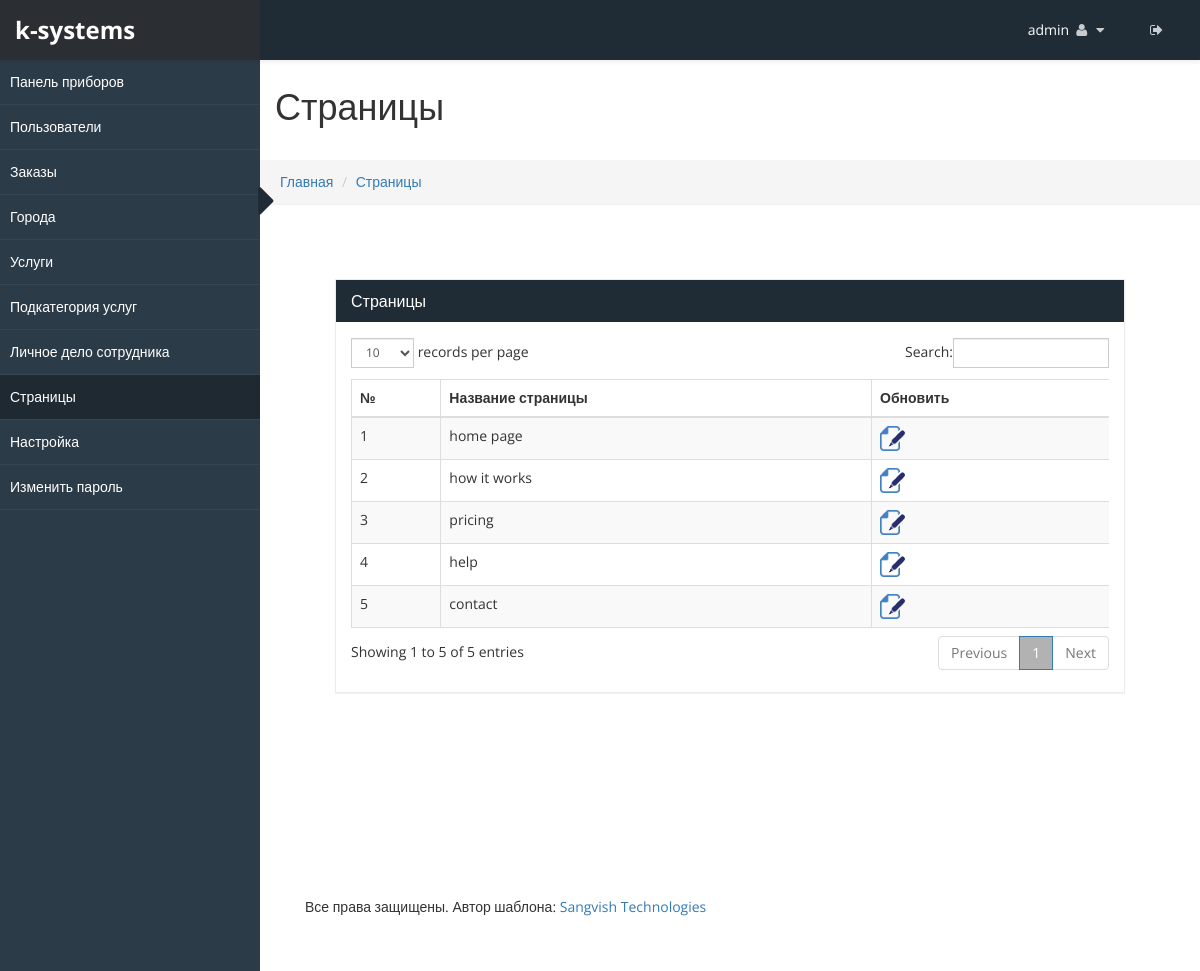
/admincp/pages.php (signed in), run on the app's committed database.
### tables this page shows
CREATE TABLE `sv_admin_login` (
  `admin_id` int(20) NOT NULL,
  `user_name` varchar(255) NOT NULL,
  `password` varchar(255) NOT NULL,
  `email_id` varchar(255) NOT NULL,
  `site_name` varchar(255) NOT NULL,
  `logo` varchar(255) NOT NULL,
  `favicon` varchar(255) NOT NULL,
  `site_desc` varchar(255) NOT NULL,
  `keyword` varchar(255) NOT NULL,
  `site_url` varchar(255) NOT NULL,
  `paypal_id` varchar(200) NOT NULL,
  `currency_mode` varchar(200) NOT NULL,
  `paypal_site_mode` varchar(200) NOT NULL
);

CREATE TABLE `sv_pages` (
  `id` int(25) NOT NULL,
  `page_name` varchar(255) NOT NULL,
  `page_content` text NOT NULL
);

### admincp/pages.php (the view, shortened to what this page needs)
<!DOCTYPE html>
<html xmlns="http://www.w3.org/1999/xhtml">
<?php include("../connection.php"); ?>
</head>
<body>
    <div id="wrapper">
        <?php include("top_menu.php") ?>
        <?php include("side_menu.php") ?>
        <div id="page-wrapper" >
		  <div class="header">
                        <h1 class="page-header">
                            Страницы
                        </h1>
						<ol class="breadcrumb">
					  <li><a href="dashboard.php">Главная</a></li>
					  <li><a href="#">Страницы</a></li>
					</ol>
		</div>
            <div id="page-inner">
			    <div class="panel-body">
				<div class="text-center">
		<form class="" name="admin_s" id="admin_s" method="post" enctype="multipart/form-data" action="pages_addcode.php">
										<div class="col-lg-3 col-md-3 col-sm-3"></div>
				<div class="col-lg-12 col-md-12 col-sm-12">
					</div>
					<div class="col-lg-3 col-md-3 col-sm-3"></div>
		</form>
					</div>
            <div id="page-inner">
            <div class="row">
                <div class="col-md-12">
                    <div class="panel panel-default">
                        <div class="panel-heading">
                             Страницы
                        </div>
                        <div class="panel-body">
                            <div class="table-responsive">
                                <table class="table table-striped table-bordered table-hover" id="dataTables-example">
                                    <thead>
                                        <tr>
                                            <th>№</th>
											<th>Название страницы</th>
											<th>Обновить</th>
                                        </tr>
                                    </thead>
									<tbody>
									<?php
										$sno=0;
										$res=mysqli_query($con, "select * from sv_pages");
										while($row=mysqli_fetch_array($res))
										{
											$sno++;
											$id=$row['id'];
											$page_name=$row['page_name'];
									?>
										<tr>
											<td><?php echo $sno; ?></td>
											<td><?php echo $page_name; ?></td>
											<td><a href="pages.php?id=<?php echo $id;?>"><img src="images/file_edit.png"  alt="update" title="update" ></a></td>
										</tr>
										<?php } ?>
									</tbody>
                                </table>
                            </div>
                        </div>
                    </div>
                </div>
            </div>
                   </div>
				   				<?php include("footer.php") ?>
    </div>
</body>
</html>

### admincp/top_menu.php (shortened to what this page needs)
<?php
 $res=mysqli_fetch_array(mysqli_query($con, "select * from sv_admin_login"));
	$site_name=mysqli_real_escape_string($con, $res['site_name']);
	$site_url=mysqli_real_escape_string($con, $res['site_url']);
?>
<head>
    <link href="css/bootstrap.css" rel="stylesheet" />
    <link href="css/font-awesome.css" rel="stylesheet" />
    <link href="css/custom-styles.css" rel="stylesheet" />
    <link href="js/dataTables/dataTables.bootstrap.css" rel="stylesheet" />
	    <link href="css/style.css" rel="stylesheet" />
    <link rel="stylesheet" href="js/Lightweight-Chart/cssCharts.css">
	    <link href="css/style.css" rel="stylesheet" />
		<link href="http://www.jqueryscript.net/css/jquerysctipttop.css" rel="stylesheet" type="text/css">
<link rel="stylesheet" type="text/css" href="css/livegraph.css" />
</head>
<?php include("../connection.php");
if(!isset($_SESSION['user_nam']))
	header("Location:index.php");
else
{
	$user_name=mysqli_real_escape_string($con, $_SESSION['user_nam']);
	$res=mysqli_fetch_array(mysqli_query($con, "select * from sv_admin_login where user_name='$user_name'"));
	$uname=mysqli_real_escape_string($con, $res['user_name']);
}
?>
<nav class="navbar navbar-default top-navbar" role="navigation">
            <div class="navbar-header">
                <a class="navbar-brand" href="<?php echo $site_url;?>"><strong><?php echo $site_name; ?></strong></a>
            </div>
            <ul class="nav navbar-top-links navbar-right">
                 <li class="dropdown">
                    <a class="dropdown-toggle" data-toggle="dropdown" href="#" aria-expanded="false">
					<span><?php echo $uname;?></span>
                        <i class="fa fa-user fa-fw"></i> <i class="fa fa-caret-down"></i>
                    </a>
                </li>
				 <li class="dropdown">
                    <a href="logout.php">
                        <i class="fa fa-sign-out" aria-hidden="true"></i>
                    </a>
                </li>
            </ul>
        </nav>

### admincp/css/custom-styles.css (style rules this page uses)
body { font-family: 'Open Sans', sans-serif; background: #fff; }
#wrapper { width: 100%; }
#page-wrapper { padding: 15px 15px; min-height: 600px; background: #fff; }
#page-inner { width:100%; margin:10px 20px 10px 0px; padding: 15px 30px; min-height:600px; }
.text-center { text-align:center; }
h1, .h1, h2, .h2, h3, .h3 { margin-top: 7px; }
body { overflow-x:hidden; }
.panel { border-radius:0px; }
.top-navbar { position: fixed; width: 100%; z-index: 300; -webkit-box-shadow: 0 3px 3px rgba(0, 0, 0, 0.05); -moz-box-shadow: 0 3px 3px rgba(0, 0, 0, 0.05); box-shadow: 0 3px 3px rgba(0, 0, 0, 0.05); }
#page-wrapper { position: relative; top: 55px; box-shadow: 0 0 10px #757575; -moz-box-shadow: 0 0 10px #757575; -webkit-box-shadow: 0 0 10px #757575; }
.breadcrumb { padding: 12px 10px 12px 20px; margin-bottom: 20px; list-style: none; border-radius: 0; -webkit-box-shadow: 0 1px 1px rgba(0,0,0,.05); box-shadow: 0 1px 1px rgba(0,0,0,.05); }
.page-header { padding-bottom: 9px; margin: 0; border-bottom: 1px solid transparent; text-align: left;background-color: #fff;padding: 32px 22px 32px 15px; }
.panel-default { border-color: #ECECEC; }
.panel-default > .panel-heading { color: #FFF; border-color: #FFF; background: #1F2C36 none repeat scroll 0 0; font-size: 16px; }
.top-navbar { margin:0px; padding:0px 30px 0 0; }
.top-navbar .navbar-brand { color: #fff; width: 260px; text-align: left; height: 60px; font-size: 24px; font-weight: 700; line-height: 30px; background: #1F2C36; }
.top-navbar .nav > li { position: relative; display: inline-block; margin: 0px; padding: 0px; }
.top-navbar .nav > li > a { position: relative; display: block; padding: 20px; color: #FFFFFF; margin: 0px; }
.top-navbar { background: #1F2C36; border-bottom:none; }
.top-navbar .nav > li > a > i { margin-right: 2px; }
.navbar-default { border:0px solid black; }
.navbar-header { background: transparent; }
.nav > li > a > i { margin-right:10px; color: rgba(255, 255, 255, 0.76); }
@media (min-width:768px) { #page-wrapper { margin: 0 0 0 260px; padding: 0; min-height: 1200px; } }
@media (min-width:768px) { .navbar { border-radius: 0px; } }

### admincp/css/livegraph.css (style rules this page uses)
table { border-collapse: collapse; }
table, th, td { border: 1px solid black; padding: 4px; }

### data on the page
sv_admin_login: site_name "k-systems", user_name "admin"
sv_pages: page_name "home page"
sv_pages: page_name "how it works"
sv_pages: page_name "pricing"
sv_pages: page_name "help"
sv_pages: page_name "contact"
